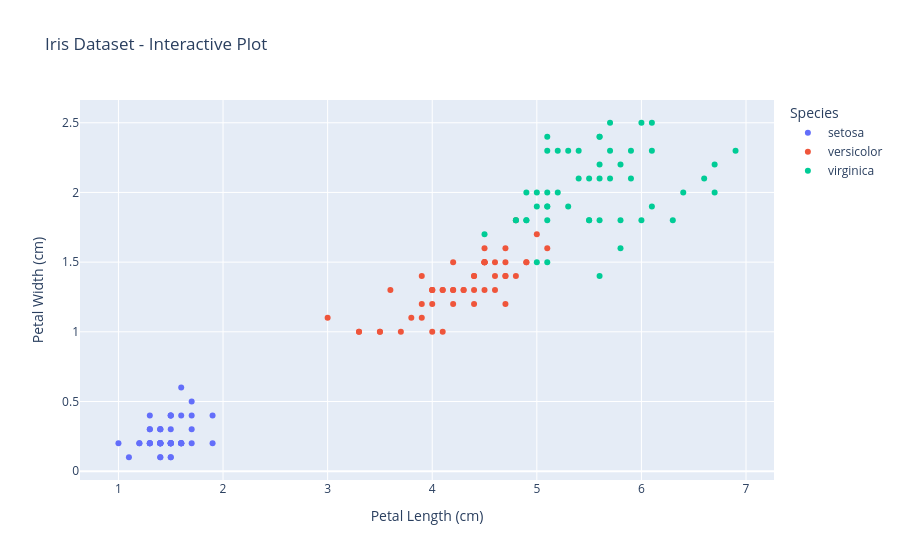

This figure's notebook cell:
### Code cell
from sklearn.datasets import load_iris
import pandas as pd
import plotly.express as px

# Load dataset
iris = load_iris()

# Create DataFrame
df = pd.DataFrame(iris.data, columns=iris.feature_names)
df["species"] = iris.target
df["species_name"] = df["species"].map(
    {i: name for i, name in enumerate(iris.target_names)}
)

# Interactive scatter plot
fig = px.scatter(
    df,
    x="petal length (cm)",
    y="petal width (cm)",
    color="species_name",
    title="Iris Dataset - Interactive Plot",
    labels={
        "petal length (cm)": "Petal Length (cm)",
        "petal width (cm)": "Petal Width (cm)",
        "species_name": "Species"
    }
)

fig.show()

### Figure 1 — Plotly figure (JSON) as saved in the notebook; plotly's stock layout.template omitted (floating-point values rounded to 4 significant figures)
{"data": [{"hovertemplate": "Species=setosa<br>Petal Length (cm)=%{x}<br>Petal Width (cm)=%{y}<extra></extra>", "legendgroup": "setosa", "marker": {"color": "#636efa", "symbol": "circle"}, "mode": "markers", "name": "setosa", "orientation": "v", "showlegend": true, "type": "scatter", "x": [1.4, 1.4, 1.3, 1.5, 1.4, 1.7, 1.4, 1.5, 1.4, 1.5, 1.5, 1.6, 1.4, 1.1, 1.2, 1.5, 1.3, 1.4, 1.7, 1.5, 1.7, 1.5, 1.0, 1.7, 1.9, 1.6, 1.6, 1.5, 1.4, 1.6, 1.6, 1.5, 1.5, 1.4, 1.5, 1.2, 1.3, 1.4, 1.3, 1.5, 1.3, 1.3, 1.3, 1.6, 1.9, 1.4, 1.6, 1.4, 1.5, 1.4], "xaxis": "x", "y": [0.2, 0.2, 0.2, 0.2, 0.2, 0.4, 0.3, 0.2, 0.2, 0.1, 0.2, 0.2, 0.1, 0.1, 0.2, 0.4, 0.4, 0.3, 0.3, 0.3, 0.2, 0.4, 0.2, 0.5, 0.2, 0.2, 0.4, 0.2, 0.2, 0.2, 0.2, 0.4, 0.1, 0.2, 0.2, 0.2, 0.2, 0.1, 0.2, 0.2, 0.3, 0.3, 0.2, 0.6, 0.4, 0.3, 0.2, 0.2, 0.2, 0.2], "yaxis": "y"}, {"hovertemplate": "Species=versicolor<br>Petal Length (cm)=%{x}<br>Petal Width (cm)=%{y}<extra></extra>", "legendgroup": "versicolor", "marker": {"color": "#EF553B", "symbol": "circle"}, "mode": "markers", "name": "versicolor", "orientation": "v", "showlegend": true, "type": "scatter", "x": [4.7, 4.5, 4.9, 4.0, 4.6, 4.5, 4.7, 3.3, 4.6, 3.9, 3.5, 4.2, 4.0, 4.7, 3.6, 4.4, 4.5, 4.1, 4.5, 3.9, 4.8, 4.0, 4.9, 4.7, 4.3, 4.4, 4.8, 5.0, 4.5, 3.5, 3.8, 3.7, 3.9, 5.1, 4.5, 4.5, 4.7, 4.4, 4.1, 4.0, 4.4, 4.6, 4.0, 3.3, 4.2, 4.2, 4.2, 4.3, 3.0, 4.1], "xaxis": "x", "y": [1.4, 1.5, 1.5, 1.3, 1.5, 1.3, 1.6, 1.0, 1.3, 1.4, 1.0, 1.5, 1.0, 1.4, 1.3, 1.4, 1.5, 1.0, 1.5, 1.1, 1.8, 1.3, 1.5, 1.2, 1.3, 1.4, 1.4, 1.7, 1.5, 1.0, 1.1, 1.0, 1.2, 1.6, 1.5, 1.6, 1.5, 1.3, 1.3, 1.3, 1.2, 1.4, 1.2, 1.0, 1.3, 1.2, 1.3, 1.3, 1.1, 1.3], "yaxis": "y"}, {"hovertemplate": "Species=virginica<br>Petal Length (cm)=%{x}<br>Petal Width (cm)=%{y}<extra></extra>", "legendgroup": "virginica", "marker": {"color": "#00cc96", "symbol": "circle"}, "mode": "markers", "name": "virginica", "orientation": "v", "showlegend": true, "type": "scatter", "x": [6.0, 5.1, 5.9, 5.6, 5.8, 6.6, 4.5, 6.3, 5.8, 6.1, 5.1, 5.3, 5.5, 5.0, 5.1, 5.3, 5.5, 6.7, 6.9, 5.0, 5.7, 4.9, 6.7, 4.9, 5.7, 6.0, 4.8, 4.9, 5.6, 5.8, 6.1, 6.4, 5.6, 5.1, 5.6, 6.1, 5.6, 5.5, 4.8, 5.4, 5.6, 5.1, 5.1, 5.9, 5.7, 5.2, 5.0, 5.2, 5.4, 5.1], "xaxis": "x", "y": [2.5, 1.9, 2.1, 1.8, 2.2, 2.1, 1.7, 1.8, 1.8, 2.5, 2.0, 1.9, 2.1, 2.0, 2.4, 2.3, 1.8, 2.2, 2.3, 1.5, 2.3, 2.0, 2.0, 1.8, 2.1, 1.8, 1.8, 1.8, 2.1, 1.6, 1.9, 2.0, 2.2, 1.5, 1.4, 2.3, 2.4, 1.8, 1.8, 2.1, 2.4, 2.3, 1.9, 2.3, 2.5, 2.3, 1.9, 2.0, 2.3, 1.8], "yaxis": "y"}], "layout": {"legend": {"title": {"text": "Species"}, "tracegroupgap": 0}, "title": {"text": "Iris Dataset - Interactive Plot"}, "xaxis": {"anchor": "y", "domain": [0, 1], "title": {"text": "Petal Length (cm)"}}, "yaxis": {"anchor": "x", "domain": [0, 1], "title": {"text": "Petal Width (cm)"}}}}
